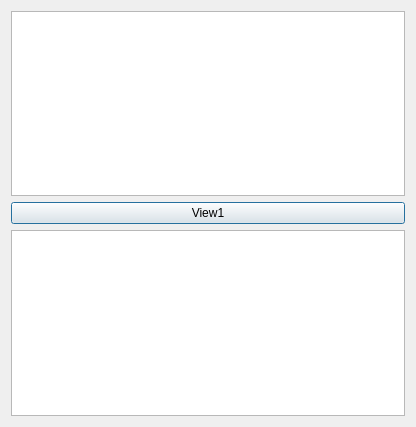
<?xml version="1.0" encoding="UTF-8"?>
<ui version="4.0">
 <class>Dialog</class>
 <widget class="QDialog" name="Dialog">
  <property name="geometry">
   <rect>
    <x>0</x>
    <y>0</y>
    <width>416</width>
    <height>427</height>
   </rect>
  </property>
  <property name="windowTitle">
   <string>Dialog</string>
  </property>
  <layout class="QGridLayout" name="gridLayout">
   <item row="1" column="0">
    <widget class="QPushButton" name="pushButton">
     <property name="text">
      <string>View1</string>
     </property>
    </widget>
   </item>
   <item row="2" column="0">
    <widget class="QListView" name="listView"/>
   </item>
   <item row="0" column="0">
    <widget class="QTextEdit" name="textEdit"/>
   </item>
  </layout>
 </widget>
 <resources/>
 <connections/>
</ui>
